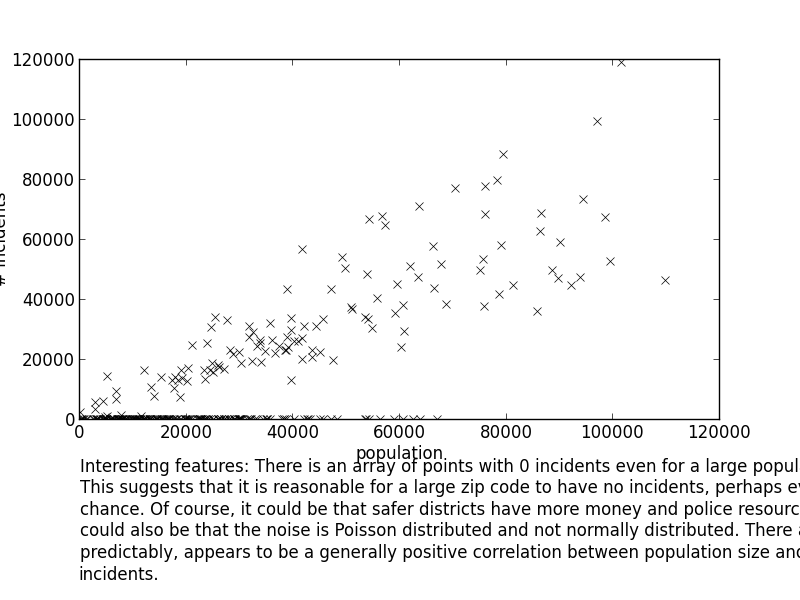

The script that saved this image:
import numpy as np
import matplotlib.pyplot as plt

finput = open('ML1Dataset/labeled_data.csv','r')
finput.readline()
zip = []
pop = []
inc = []
for line in finput:
	tokens = line.split(',')
	zip.append(float(tokens[0]))
	pop.append(float(tokens[1]))
	inc.append(float(tokens[2]))

fig = plt.figure()
graph = fig.add_axes((.1,.3,.8,.6))
plt.plot(pop,inc,'kx')
graph.set_xlabel('population')
graph.set_ylabel('# incidents')

text = '''
Interesting features: There is an array of points with 0 incidents even for a large population.
This suggests that it is reasonable for a large zip code to have no incidents, perhaps even by 
chance. Of course, it could be that safer districts have more money and police resources, but it
could also be that the noise is Poisson distributed and not normally distributed. There also,
predictably, appears to be a generally positive correlation between population size and number of
incidents.'''

fig.text(.1,0.01,text)
plt.show()
fig.savefig('a.png')
